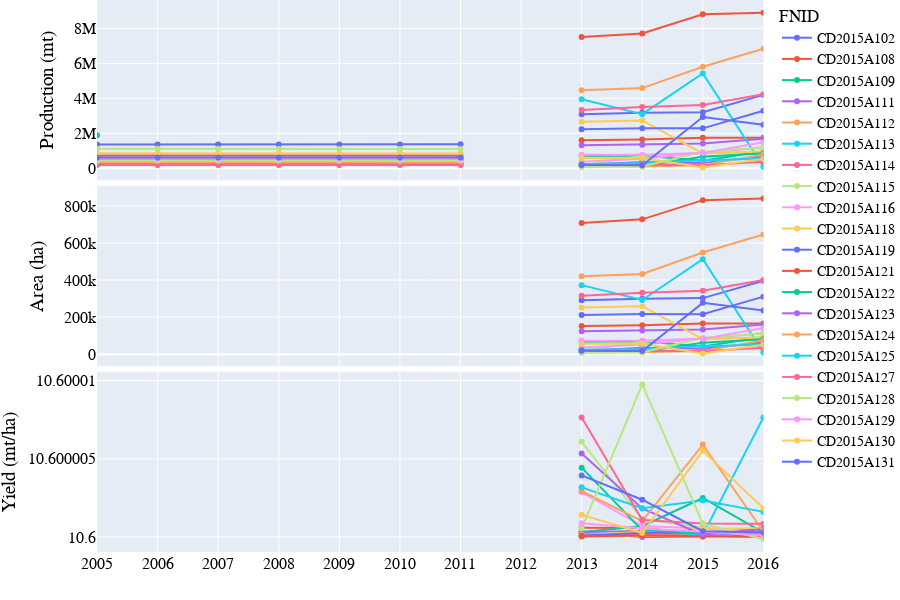
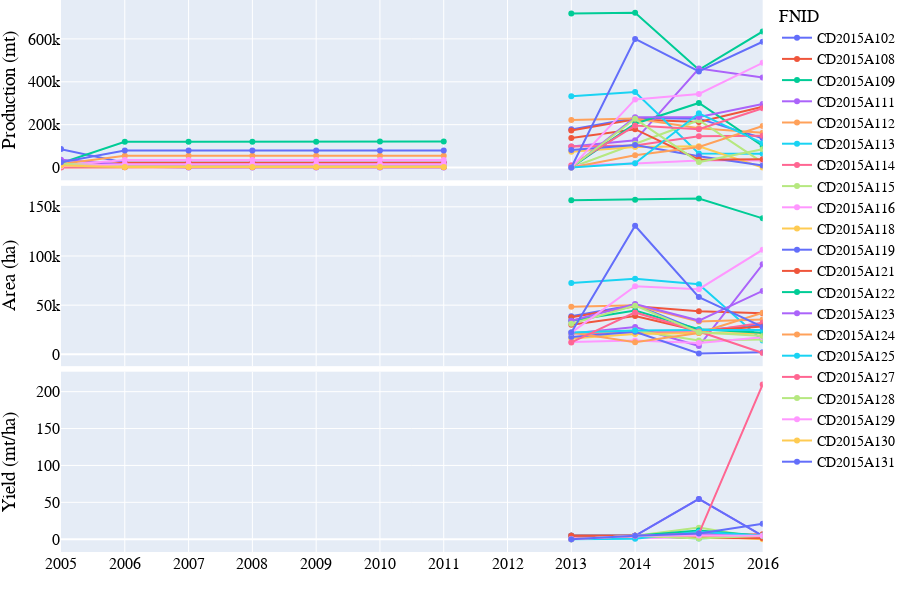
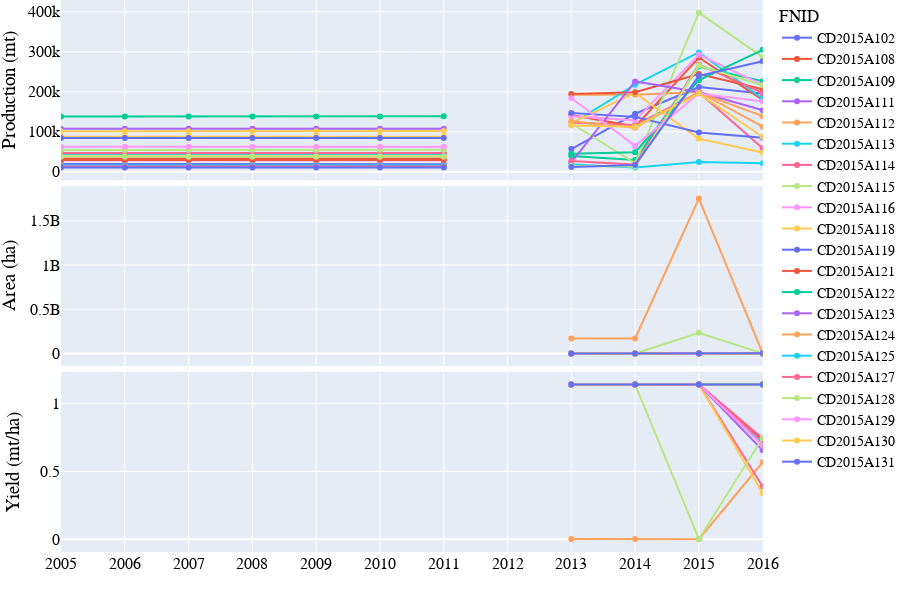
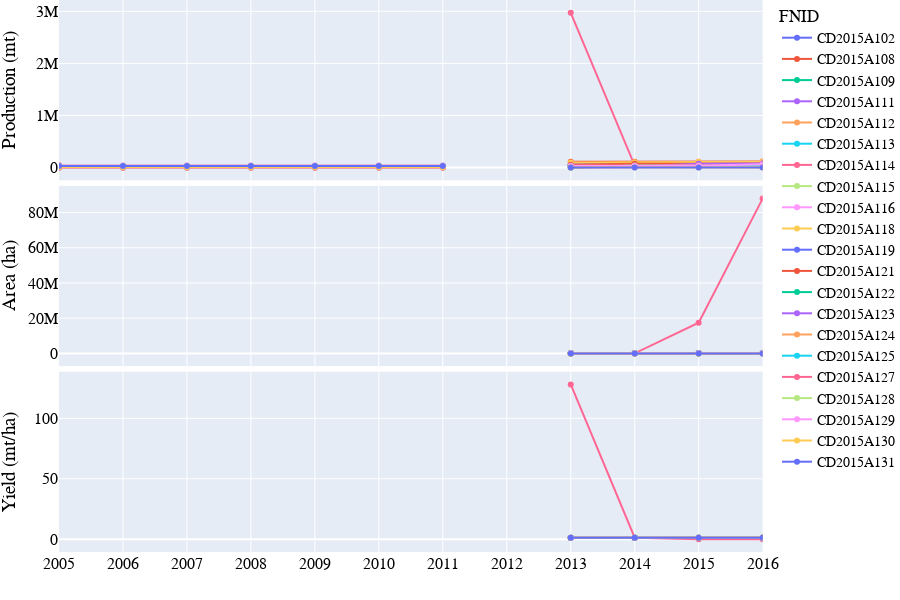

Here is the notebook cell these charts were saved with, in order:
### Code cell
# Lineplot of Production-Area-Yield time-series
country_iso, country_name = 'CD', 'Congo, The Democratic Republic of the'
df = pd.read_csv('../data/crop/adm_crop_production_%s.csv' % country_iso, index_col=0)
df['year'] = df['harvest_year']
year = [df['year'].min(), df['year'].max()]
product_season = [
    ['Cassava','Main'],
    ['Banana','Main'],
    ['Maize','Main'],
    ['Rice','Main'],
]
for product_name, season_name in product_season:
    footnote = 'Production-Area-Yield time-series of %s - %s - %s' % (country_iso, product_name, season_name)
    fn_save = '../figures/%s_line_pay_%s_%s.png' % (country_iso, product_name, season_name)
    sub = df[(df['product'] == product_name) & (df['season_name'] == season_name)]
    fig = PlotLinePAY(sub, year, footnote)#, fn_save)
    fig.show()
